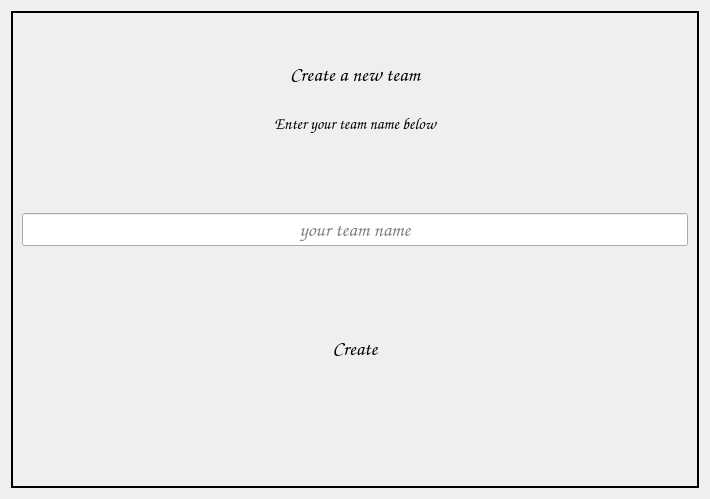
<?xml version="1.0" encoding="UTF-8"?>
<ui version="4.0">
 <class>New_team</class>
 <widget class="QWidget" name="New_team">
  <property name="geometry">
   <rect>
    <x>0</x>
    <y>0</y>
    <width>710</width>
    <height>499</height>
   </rect>
  </property>
  <property name="windowTitle">
   <string>New team</string>
  </property>
  <property name="styleSheet">
   <string notr="true"/>
  </property>
  <layout class="QVBoxLayout" name="verticalLayout_3">
   <item>
    <layout class="QVBoxLayout" name="verticalLayout">
     <item>
      <widget class="QFrame" name="frame">
       <property name="frameShape">
        <enum>QFrame::WinPanel</enum>
       </property>
       <property name="frameShadow">
        <enum>QFrame::Plain</enum>
       </property>
       <layout class="QVBoxLayout" name="verticalLayout_2">
        <item>
         <spacer name="verticalSpacer">
          <property name="orientation">
           <enum>Qt::Vertical</enum>
          </property>
          <property name="sizeType">
           <enum>QSizePolicy::Minimum</enum>
          </property>
          <property name="sizeHint" stdset="0">
           <size>
            <width>20</width>
            <height>40</height>
           </size>
          </property>
         </spacer>
        </item>
        <item>
         <widget class="QLabel" name="label">
          <property name="font">
           <font>
            <family>Comic Sans MS</family>
            <pointsize>15</pointsize>
            <weight>75</weight>
            <bold>true</bold>
           </font>
          </property>
          <property name="text">
           <string>Create a new team</string>
          </property>
          <property name="alignment">
           <set>Qt::AlignCenter</set>
          </property>
         </widget>
        </item>
        <item>
         <spacer name="horizontalSpacer">
          <property name="orientation">
           <enum>Qt::Horizontal</enum>
          </property>
          <property name="sizeHint" stdset="0">
           <size>
            <width>40</width>
            <height>20</height>
           </size>
          </property>
         </spacer>
        </item>
        <item>
         <widget class="QLabel" name="label_2">
          <property name="font">
           <font>
            <family>Comic Sans MS</family>
            <pointsize>12</pointsize>
            <weight>50</weight>
            <bold>false</bold>
           </font>
          </property>
          <property name="text">
           <string>Enter your team name below</string>
          </property>
          <property name="alignment">
           <set>Qt::AlignCenter</set>
          </property>
         </widget>
        </item>
        <item>
         <spacer name="verticalSpacer_6">
          <property name="orientation">
           <enum>Qt::Vertical</enum>
          </property>
          <property name="sizeHint" stdset="0">
           <size>
            <width>20</width>
            <height>40</height>
           </size>
          </property>
         </spacer>
        </item>
        <item>
         <widget class="QLineEdit" name="inpteamname">
          <property name="font">
           <font>
            <family>Comic Sans MS</family>
            <pointsize>15</pointsize>
            <weight>75</weight>
            <bold>true</bold>
           </font>
          </property>
          <property name="styleSheet">
           <string notr="true"/>
          </property>
          <property name="cursorPosition">
           <number>0</number>
          </property>
          <property name="alignment">
           <set>Qt::AlignCenter</set>
          </property>
          <property name="placeholderText">
           <string>your team name</string>
          </property>
          <property name="clearButtonEnabled">
           <bool>true</bool>
          </property>
         </widget>
        </item>
        <item>
         <spacer name="verticalSpacer_4">
          <property name="orientation">
           <enum>Qt::Vertical</enum>
          </property>
          <property name="sizeType">
           <enum>QSizePolicy::Minimum</enum>
          </property>
          <property name="sizeHint" stdset="0">
           <size>
            <width>20</width>
            <height>40</height>
           </size>
          </property>
         </spacer>
        </item>
        <item>
         <spacer name="verticalSpacer_2">
          <property name="orientation">
           <enum>Qt::Vertical</enum>
          </property>
          <property name="sizeType">
           <enum>QSizePolicy::Minimum</enum>
          </property>
          <property name="sizeHint" stdset="0">
           <size>
            <width>20</width>
            <height>40</height>
           </size>
          </property>
         </spacer>
        </item>
        <item>
         <widget class="QPushButton" name="createteam">
          <property name="font">
           <font>
            <family>Comic Sans MS</family>
            <pointsize>15</pointsize>
            <weight>75</weight>
            <bold>true</bold>
           </font>
          </property>
          <property name="text">
           <string>Create</string>
          </property>
          <property name="default">
           <bool>true</bool>
          </property>
          <property name="flat">
           <bool>true</bool>
          </property>
         </widget>
        </item>
        <item>
         <spacer name="verticalSpacer_5">
          <property name="orientation">
           <enum>Qt::Vertical</enum>
          </property>
          <property name="sizeHint" stdset="0">
           <size>
            <width>20</width>
            <height>40</height>
           </size>
          </property>
         </spacer>
        </item>
        <item>
         <spacer name="verticalSpacer_3">
          <property name="orientation">
           <enum>Qt::Vertical</enum>
          </property>
          <property name="sizeType">
           <enum>QSizePolicy::Minimum</enum>
          </property>
          <property name="sizeHint" stdset="0">
           <size>
            <width>20</width>
            <height>40</height>
           </size>
          </property>
         </spacer>
        </item>
       </layout>
      </widget>
     </item>
    </layout>
   </item>
  </layout>
 </widget>
 <resources/>
 <connections/>
</ui>
